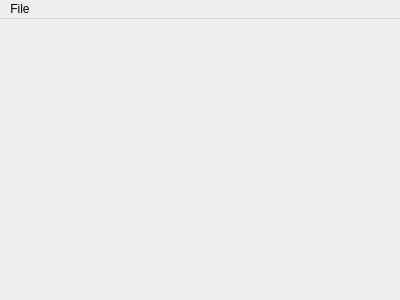
<?xml version="1.0" encoding="UTF-8"?>
<ui version="4.0">
 <class>MainWindow</class>
 <widget class="QMainWindow" name="MainWindow">
  <property name="geometry">
   <rect>
    <x>0</x>
    <y>0</y>
    <width>400</width>
    <height>300</height>
   </rect>
  </property>
  <property name="windowTitle">
   <string>Main Window</string>
  </property>
  <property name="windowIcon">
   <iconset resource="myresource.qrc">
    <normaloff>:/new/Images/551103-1TOqFD1502285018.jpg</normaloff>:/new/Images/551103-1TOqFD1502285018.jpg</iconset>
  </property>
  <widget class="QWidget" name="centralWidget">
   <layout class="QGridLayout" name="gridLayout"/>
  </widget>
  <widget class="QMenuBar" name="menuBar">
   <property name="geometry">
    <rect>
     <x>0</x>
     <y>0</y>
     <width>400</width>
     <height>24</height>
    </rect>
   </property>
   <widget class="QMenu" name="menuFile">
    <property name="title">
     <string>File</string>
    </property>
    <addaction name="actionNewWindow"/>
    <addaction name="actionClose"/>
   </widget>
   <addaction name="menuFile"/>
  </widget>
  <action name="actionNewWindow">
   <property name="icon">
    <iconset resource="myresource.qrc">
     <normaloff>:/new/Images/687474703a2f2f7777772e64616e6e796164616d2e636f6d2f626c6f672f77702d636f6e74656e742f75706c6f6164732f323031312f31302f6e65772d656d7074792d66696c652d686572652e706e67.png</normaloff>:/new/Images/687474703a2f2f7777772e64616e6e796164616d2e636f6d2f626c6f672f77702d636f6e74656e742f75706c6f6164732f323031312f31302f6e65772d656d7074792d66696c652d686572652e706e67.png</iconset>
   </property>
   <property name="text">
    <string>New</string>
   </property>
  </action>
  <action name="actionClose">
   <property name="text">
    <string>Close</string>
   </property>
  </action>
 </widget>
 <layoutdefault spacing="6" margin="11"/>
 <resources>
  <include location="myresource.qrc"/>
 </resources>
 <connections/>
</ui>
